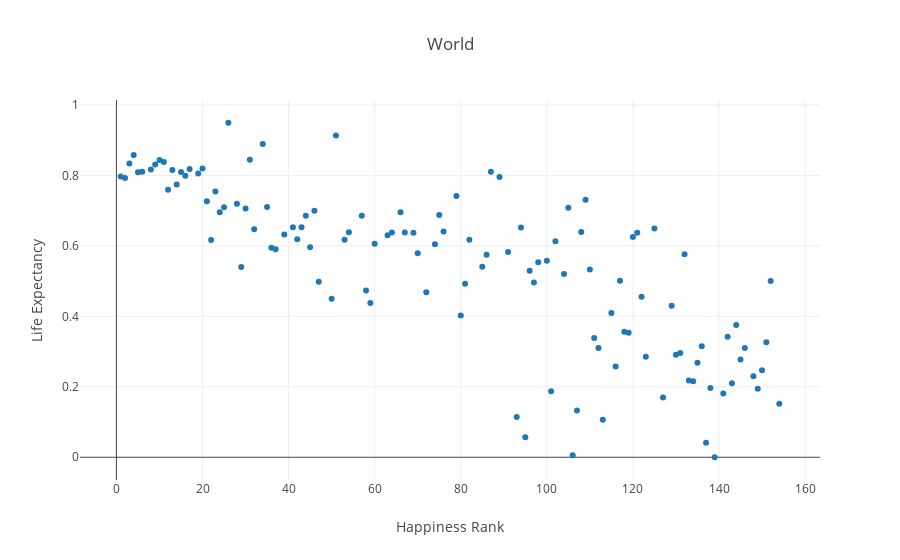

Here is the notebook cell this chart was saved with:
### Markdown cell above
## World Graphs

### Code cell
plotly.offline.iplot({
    "data": [go.Scatter(x=data['Happiness.Rank'], 
                        y=data['Health..Life.Expectancy.'], 
                        mode="markers", 
                        hovertext=data.index,
                        )
            ],
    "layout": go.Layout(title="World",
                        xaxis=dict(title='Happiness Rank'),
                        yaxis=dict(title='Life Expectancy')
                       )
})

### Figure 1 — Plotly figure (JSON) as saved in the notebook; plotly's stock layout.template omitted (floating-point values rounded to 4 significant figures)
{"data": [{"hovertext": ["Afghanistan", "Albania", "Algeria", "Argentina", "Armenia", "Australia", "Austria", "Azerbaijan", "Bahrain", "Bangladesh", "Belarus", "Belgium", "Belize", "Benin", "Bhutan", "Bolivia", "Botswana", "Brazil", "Bulgaria", "Burkina Faso", "Burundi", "Cambodia", "Cameroon", "Chad", "Chile", "China", "Colombia", "Costa Rica", "Czech Republic", "Denmark", "Dominican Republic", "Ecuador", "Egypt", "El Salvador", "Estonia", "Ethiopia", "Finland", "France", "Gabon", "Georgia", "Germany", "Ghana", "Greece", "Guatemala", "Guinea", "Haiti", "Honduras", "Hungary", "Iceland", "India", "Indonesia", "Iran", "Iraq", "Ireland", "Israel", "Jamaica", "Japan", "Jordan", "Kazakhstan", "Kenya", "Kuwait", "Kyrgyzstan", "Latvia", "Lesotho", "Liberia", "Madagascar", "Malawi", "Malaysia", "Mali", "Mauritania", "Mauritius", "Mexico", "Mongolia", "Mozambique", "Namibia", "Netherlands", "New Zealand", "Nicaragua", "Niger", "Nigeria", "Norway", "Pakistan", "Panama", "Paraguay", "Peru", "Philippines", "Poland", "Portugal", "Qatar", "Romania", "Rwanda", "Saudi Arabia", "Senegal", "Sierra Leone", "Singapore", "Somalia", "South Africa", "Spain", "Sri Lanka", "Sudan", "Sweden", "Switzerland", "Syria", "Tajikistan", "Thailand", "Togo", "Tunisia", "Turkey", "Turkmenistan", "Uganda", "Ukraine", "United Arab Emirates", "United Kingdom", "United States", "Uruguay", "Uzbekistan", "Venezuela", "Vietnam", "Yemen", "Zambia", "Zimbabwe"], "mode": "markers", "type": "scatter", "uid": "eee685b0-c1a3-11e8-9372-db973ca5775c", "x": [141, 109, 53, 24, 121, 10, 13, 85, 41, 110, 67, 17, 50, 143, 97, 58, 142, 22, 105, 134, 154, 129, 107, 137, 20, 79, 36, 12, 23, 2, 86, 44, 104, 45, 66, 119, 5, 31, 118, 125, 16, 131, 87, 29, 149, 145, 91, 75, 3, 122, 81, 108, 117, 15, 11, 76, 51, 74, 60, 112, 39, 98, 54, 139, 148, 144, 136, 42, 127, 123, 64, 25, 100, 113, 111, 6, 8, 43, 135, 95, 1, 80, 30, 70, 63, 72, 46, 89, 35, 57, 151, 37, 115, 106, 26, 93, 101, 34, 120, 130, 9, 4, 152, 96, 32, 150, 102, 69, 59, 133, 132, 21, 19, 14, 28, 47, 82, 94, 146, 116, 138], "y": [0.1807, 0.7312, 0.6176, 0.6951, 0.6375, 0.8439, 0.8153, 0.5408, 0.6531, 0.5332, 0.6377, 0.8181, 0.4502, 0.2099, 0.4959, 0.4736, 0.3418, 0.6166, 0.7082, 0.2158, 0.1516, 0.4298, 0.1329, 0.04113, 0.8195, 0.7414, 0.595, 0.7595, 0.7544, 0.7926, 0.5749, 0.6856, 0.5202, 0.596, 0.6952, 0.3534, 0.8092, 0.8445, 0.3566, 0.6495, 0.799, 0.2956, 0.8102, 0.5402, 0.1941, 0.2773, 0.5826, 0.6878, 0.8336, 0.4554, 0.4923, 0.6393, 0.5012, 0.8098, 0.8384, 0.641, 0.9135, 0.6046, 0.606, 0.31, 0.6321, 0.5535, 0.6386, 0, 0.2299, 0.3752, 0.3151, 0.6188, 0.1694, 0.2853, 0.638, 0.71, 0.5578, 0.1067, 0.3386, 0.8107, 0.8168, 0.6531, 0.2685, 0.05692, 0.7967, 0.402, 0.7062, 0.5793, 0.6302, 0.468, 0.6995, 0.7958, 0.7101, 0.6852, 0.3264, 0.5901, 0.4094, 0.005565, 0.9495, 0.114, 0.1871, 0.889, 0.6251, 0.2909, 0.8309, 0.8581, 0.5005, 0.5292, 0.6472, 0.2471, 0.6132, 0.6376, 0.4377, 0.2176, 0.5759, 0.7268, 0.8053, 0.7743, 0.7192, 0.4983, 0.6171, 0.6522, 0.3101, 0.2578, 0.1968]}], "layout": {"title": "World", "xaxis": {"title": "Happiness Rank"}, "yaxis": {"title": "Life Expectancy"}}}
